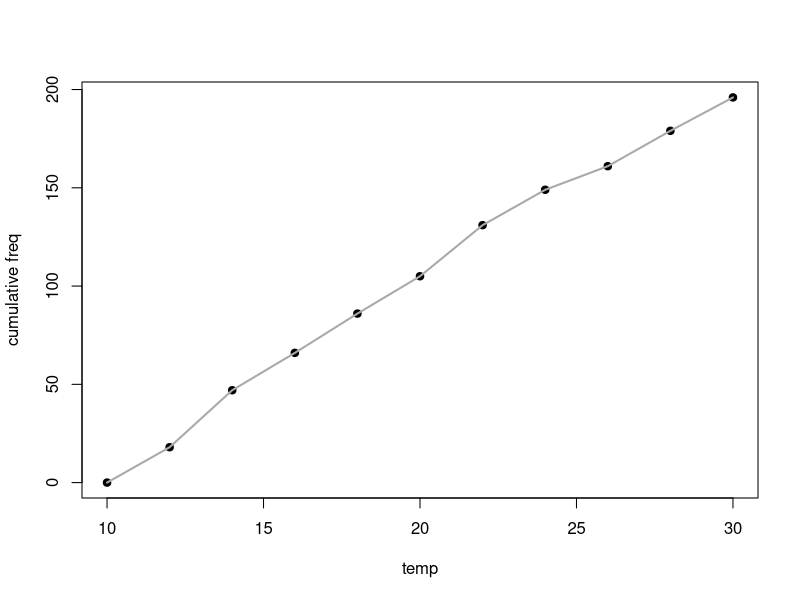

This figure's R source:
#sample dataset
y=sample(10:30,200,replace = T)

#class interval

#seq(a,b,c) generates a sequence from a to b by common difference c.
a=seq(10,30,2)
#cut(x,y) divides the range of x into intervals corresponding to y.
y1=cut(y,a)


#frequency table
f=table(y1)
f

#cumulative frequency
cf=cumsum(f)
cf

s=c(0,cf)
s
plot(a,s,xlab="temp",ylab="cumulative freq",col="black",pch=19)
lines(a,s,col="darkgray",lwd=2)




